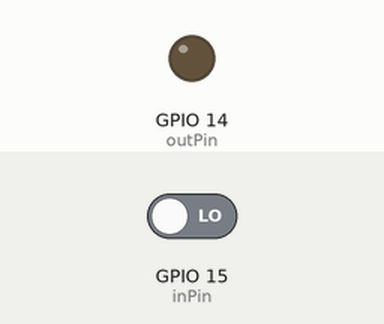
The program below on a simulated Raspberry Pi (BCM pin numbers). Parts: output pins drawn as LEDs (lit = HIGH). Dashed ring = blinking. The test bench sets the inputs (shaded band); at power-on: GPIO 15 (inPin) LOW.

Above: at 1.2 s.
1.3 s: GPIO 15 (inPin) driven HIGH
At 2.01 s:
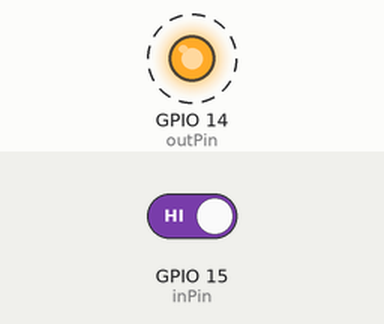
4.3 s: GPIO 15 (inPin) driven LOW
At 5.7 s:
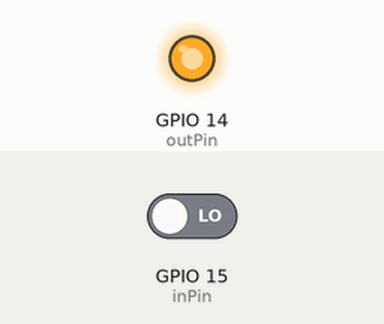
Timing chart, 0 to 7.3 s (numbered marks = the images above; inputs shaded):
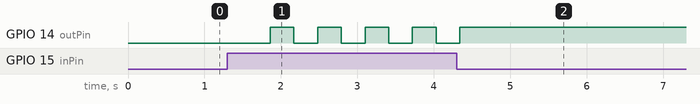

The program:

led05.py
```python
# coding: UTF-8
# 一度押したらLEDをがついてもう一度押すと消えるプログラム

import RPi.GPIO as GPIO
import time
from time import sleep


# 変数宣言
i = 0
outPin = 14
inPin = 15
sleepTime = 2
ledState = False


# GPIO初期化処理
GPIO.setmode(GPIO.BCM)
GPIO.setup(outPin, GPIO.OUT)
GPIO.setup(inPin, GPIO.IN)


try:
    # メインループ
    while True:
        if ledState:
            GPIO.output(outPin, GPIO.HIGH)
        else:
            GPIO.output(outPin, GPIO.LOW)
        sleep(0.01)
        if GPIO.input(inPin) ==  GPIO.HIGH:
            ledState = not(ledState)
        sleep(0.3)
except KeyboardInterrupt:
    pass


GPIO.cleanup()
```

Measured:
- after the input at 1.3 s, GPIO 14 (outPin): alternates HIGH for 0.31 s and LOW for 0.31 s, starting after 0.56 s
- after the input at 4.3 s, GPIO 14 (outPin): goes on until 4.3 s, then stays HIGH
